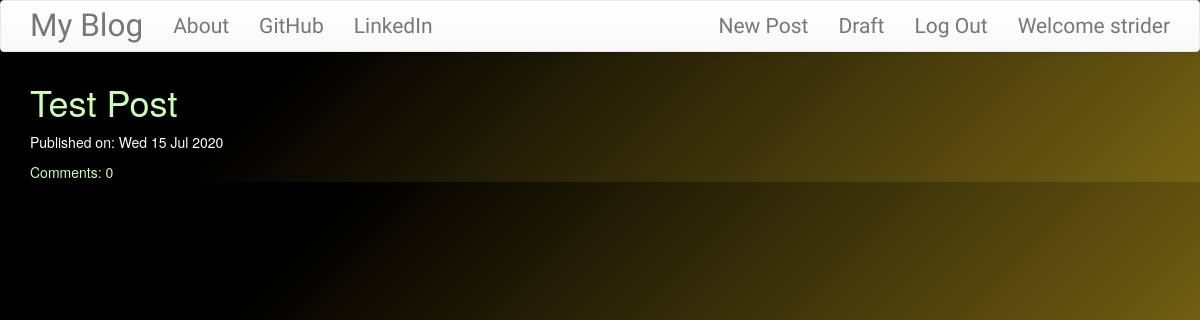
The app's page / (signed in) with its own data.
### blog/models.py (models this page shows, shortened)
class Post(models.Model):
    author = models.ForeignKey('auth.User', on_delete=models.CASCADE)
    title = models.CharField(max_length=200)
    text = models.TextField()
    created_date = models.TimeField(default=timezone.now)
    published_date = models.DateTimeField(blank=True,null=True)
    def approve_comments(self):
        return self.comments.filter(approved_comment=True)

### blog/views.py (the view)
# urls.py: url(r'^$',views.PostListView.as_view(),name='post_list'),
class PostListView(ListView):
    model = Post
    def get_queryset(self):
        return Post.objects.filter(published_date__lte = timezone.now()).order_by('-published_date')

### blog/templates/blog/post_list.html
{% extends "blog/base.html" %}
{% block content %}
<div class="centerstage">
  {% for post in post_list %}
  <div class="boxshadow">
      <h1><a class="goto" href="{% url 'post_detail' pk=post.pk %}">{{ post.title }}</a></h1>
      <div class="date">
        <p>Published on: {{post.published_date|date:"D d M Y"}}</p>
      </div>
      <a href="{% url 'post_detail' pk=post.pk %}">Comments: {{ post.approve_comments.count }}</a>
    {% endfor %}
  </div>
  </div>
{% endblock %}

### blog/templates/blog/base.html (shortened to what this page needs)
<!DOCTYPE html>
{% load static %}
<html lang="en" dir="ltr">
  <head>
    <link rel="stylesheet" href="https://maxcdn.bootstrapcdn.com/bootstrap/3.3.7/css/bootstrap.min.css">
    <link rel="stylesheet" href="https://maxcdn.bootstrapcdn.com/bootstrap/3.3.7/css/bootstrap-theme.min.css">
    <link rel="stylesheet" href="//cdn.jsdelivr.net/npm/medium-editor@latest/dist/css/medium-editor.min.css" type="text/css" media="screen" charset="utf-8">
    <link rel="stylesheet" href="{% static 'css/blog.css' %}">
  </head>
  <body>
    <div class="grad">
    <nav class="navbar navbar-default techfonts custom-navbar">
      <div class="container">
        <ul class="nav navbar-nav">
          <li><a class="navbar-brand bigbrand" href="{% url 'post_list' %}">My Blog</a></li>
          <li><a href="{% url 'about' %}">About</a></li>
          <li><a href="https://www.github.com/strider187">GitHub</a></li>
          <li><a href="https://www.linkedin.com/in/strider187">LinkedIn</a></li>
        </ul>
        <ul class="nav navbar-nav navbar-right">
          {% if user.is_authenticated %}
            <li>
              <a href="{% url 'post_new' %}">New Post</a>
            </li>
            <li>
              <a href="{% url 'post_draft_list' %}">Draft</a>
            </li>
            <li>
              <a href="{% url 'logout' %}">Log Out</a>
            </li>
            <li>
              <a>Welcome {{ user.username }}</a>
            </li>
          {% else %}
          <li>
            <a href="{% url 'login' %}"><span class="glyphicon glyphicon-user"></span></a>
          </li>
          {% endif %}
        </ul>
      </div>
    </nav>
    <div class="content container">
      <div class="row">
        <div class="col-md-8">
          <div class="blog_posts">
            {% block content %}
            {% endblock %}
          </div>
        </div>
      </div>
    </div>
    </div>
  </body>
</html>

### blog/static/css/blog.css (style rules this page uses)
a:link { color: #ccffb3; }
p { color: white; }
body { background-color: #756213; background-image: linear-gradient(315deg, #756213 0%, #000000 74%); }
.techfonts { font-family: 'Merienda One', sans-serif; font-size: 1.5em; margin-bottom: 10px; }
.centerstage { margin-left: auto; margin-right: auto; }
.bigbrand { font-size: 1.5em; }

### records on screen
Post: title "Test Post", published_date "Wed 15 Jul 2020", approve_comments.count "0"

### other values on screen
{{ user.username }} "strider"
